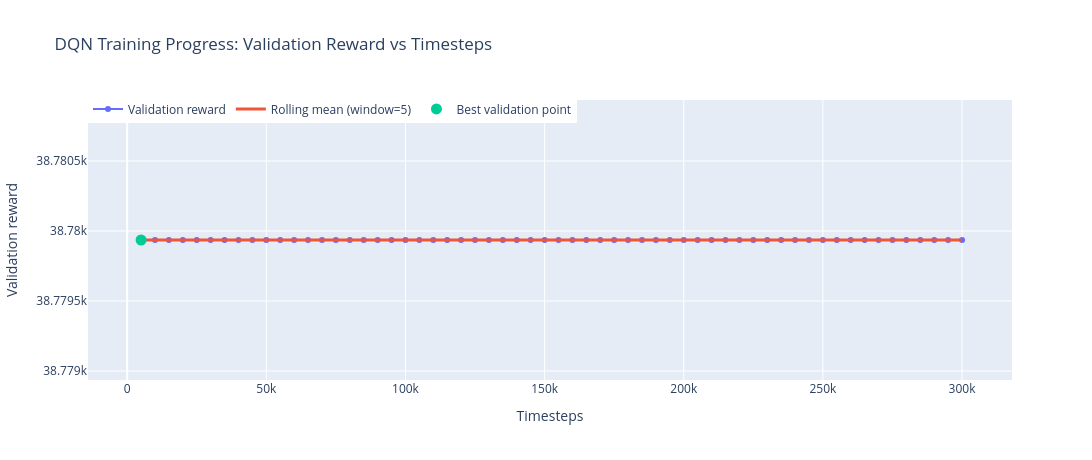

The notebook cell this image was saved under:
### Code cell
# Plot DQN validation-reward curve from training history (Plotly)
if 'val_history' not in globals() or not val_history:
    print('No validation history found yet. Run the DQN training cell first.')
else:
    import plotly.graph_objects as go

    val_steps = [h.get('step', i) for i, h in enumerate(val_history)]
    val_rewards = [h.get('reward', np.nan) for h in val_history]

    fig = go.Figure()
    fig.add_trace(
        go.Scatter(
            x=val_steps,
            y=val_rewards,
            mode='lines+markers',
            name='Validation reward',
        )
    )

    # Add a smooth trend line when enough points are available.
    if len(val_rewards) >= 5:
        trend = pd.Series(val_rewards).rolling(window=5, min_periods=1).mean()
        fig.add_trace(
            go.Scatter(
                x=val_steps,
                y=trend,
                mode='lines',
                name='Rolling mean (window=5)',
                line=dict(width=3),
            )
        )

    best_idx = int(np.nanargmax(val_rewards)) if len(val_rewards) else 0
    fig.add_trace(
        go.Scatter(
            x=[val_steps[best_idx]],
            y=[val_rewards[best_idx]],
            mode='markers',
            name='Best validation point',
            marker=dict(size=11),
        )
    )

    fig.update_layout(
        title='DQN Training Progress: Validation Reward vs Timesteps',
        xaxis_title='Timesteps',
        yaxis_title='Validation reward',
        height=460,
        width=1200,
        legend=dict(orientation='h', y=1.02, x=0),
    )
    fig.show()

    print(f"Validation checkpoints: {len(val_history)}")
    print(f"Best validation reward: {val_rewards[best_idx]:.4f} at step {val_steps[best_idx]}")

### Figure 1 — Plotly figure (JSON) as saved in the notebook; plotly's stock layout.template omitted (floating-point values rounded to 4 significant figures)
{"data": [{"mode": "lines+markers", "name": "Validation reward", "type": "scatter", "x": [5000, 10000, 15000, 20000, 25000, 30000, 35000, 40000, 45000, 50000, 55000, 60000, 65000, 70000, 75000, 80000, 85000, 90000, 95000, 100000, 105000, 110000, 115000, 120000, 125000, 130000, 135000, 140000, 145000, 150000, 155000, 160000, 165000, 170000, 175000, 180000, 185000, 190000, 195000, 200000, 205000, 210000, 215000, 220000, 225000, 230000, 235000, 240000, 245000, 250000, 255000, 260000, 265000, 270000, 275000, 280000, 285000, 290000, 295000, 300000], "y": [38780.0, 38780.0, 38780.0, 38780.0, 38780.0, 38780.0, 38780.0, 38780.0, 38780.0, 38780.0, 38780.0, 38780.0, 38780.0, 38780.0, 38780.0, 38780.0, 38780.0, 38780.0, 38780.0, 38780.0, 38780.0, 38780.0, 38780.0, 38780.0, 38780.0, 38780.0, 38780.0, 38780.0, 38780.0, 38780.0, 38780.0, 38780.0, 38780.0, 38780.0, 38780.0, 38780.0, 38780.0, 38780.0, 38780.0, 38780.0, 38780.0, 38780.0, 38780.0, 38780.0, 38780.0, 38780.0, 38780.0, 38780.0, 38780.0, 38780.0, 38780.0, 38780.0, 38780.0, 38780.0, 38780.0, 38780.0, 38780.0, 38780.0, 38780.0, 38780.0]}, {"line": {"width": 3}, "mode": "lines", "name": "Rolling mean (window=5)", "type": "scatter", "x": [5000, 10000, 15000, 20000, 25000, 30000, 35000, 40000, 45000, 50000, 55000, 60000, 65000, 70000, 75000, 80000, 85000, 90000, 95000, 100000, 105000, 110000, 115000, 120000, 125000, 130000, 135000, 140000, 145000, 150000, 155000, 160000, 165000, 170000, 175000, 180000, 185000, 190000, 195000, 200000, 205000, 210000, 215000, 220000, 225000, 230000, 235000, 240000, 245000, 250000, 255000, 260000, 265000, 270000, 275000, 280000, 285000, 290000, 295000, 300000], "y": [38780.0, 38780.0, 38780.0, 38780.0, 38780.0, 38780.0, 38780.0, 38780.0, 38780.0, 38780.0, 38780.0, 38780.0, 38780.0, 38780.0, 38780.0, 38780.0, 38780.0, 38780.0, 38780.0, 38780.0, 38780.0, 38780.0, 38780.0, 38780.0, 38780.0, 38780.0, 38780.0, 38780.0, 38780.0, 38780.0, 38780.0, 38780.0, 38780.0, 38780.0, 38780.0, 38780.0, 38780.0, 38780.0, 38780.0, 38780.0, 38780.0, 38780.0, 38780.0, 38780.0, 38780.0, 38780.0, 38780.0, 38780.0, 38780.0, 38780.0, 38780.0, 38780.0, 38780.0, 38780.0, 38780.0, 38780.0, 38780.0, 38780.0, 38780.0, 38780.0]}, {"marker": {"size": 11}, "mode": "markers", "name": "Best validation point", "type": "scatter", "x": [5000], "y": [38780.0]}], "layout": {"height": 460, "legend": {"orientation": "h", "x": 0, "y": 1.02}, "title": {"text": "DQN Training Progress: Validation Reward vs Timesteps"}, "width": 1200, "xaxis": {"title": {"text": "Timesteps"}}, "yaxis": {"title": {"text": "Validation reward"}}}}
